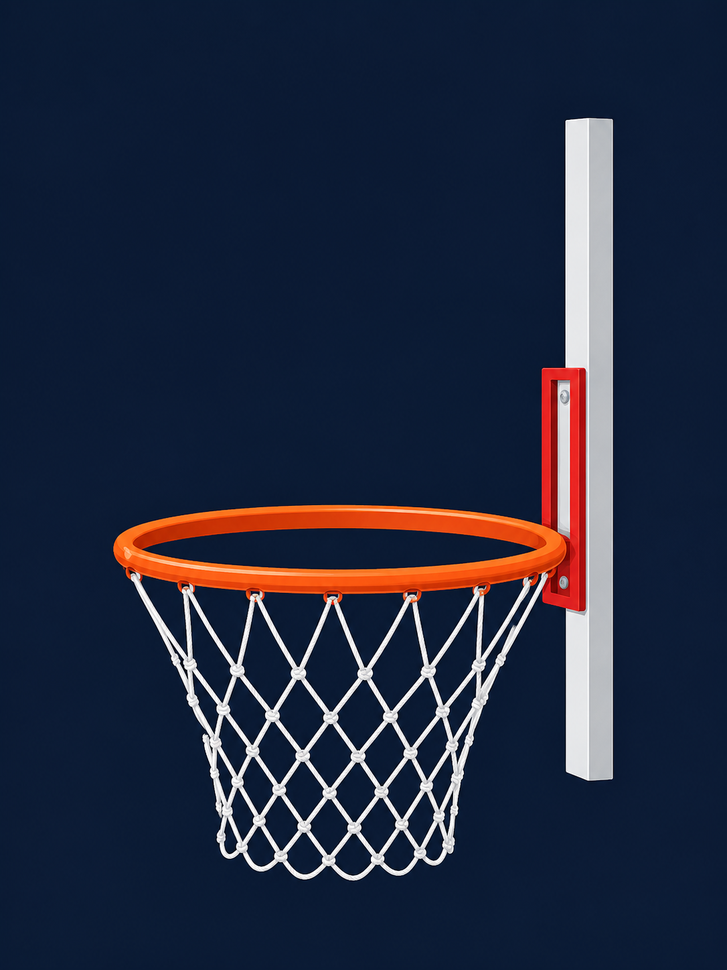
#> input picture hoop.png, 727 x 970 px, shrunk from 1086 x 1448 before the run
$ python make_transparent.py
#> lines starting #> are read from the running program, lines starting #| are printed output that depends on the picture
from PIL import Image

def remove_bg(img_path, out_path, bg_color, tolerance=30):
#> called with img_path = 'hoop.png', out_path = 'hoop_transparent.png', bg_color = (11, 28, 51), tolerance = 50
    img = Image.open(img_path).convert("RGBA")
    data = img.getdata()

    new_data = []
    for item in data:
        r, g, b, a = item
        # Calculate distance
        dist = ((r - bg_color[0])**2 + (g - bg_color[1])**2 + (b - bg_color[2])**2)**0.5
        if dist < tolerance:
            # Set transparent
            new_data.append((255, 255, 255, 0))
        else:
            new_data.append(item)
#> this loop made 705190 passes
#> (item, r, g, b, dist) on passes 1 to 3: ((10, 26, 50, 255), 10, 26, 50, 2.45), ((8, 25, 50, 255), 8, 25, 50, 4.36), ((8, 25, 50, 255), 8, 25, 50, 4.36)
#> after the loop, new_data = 705190 items

    img.putdata(new_data)
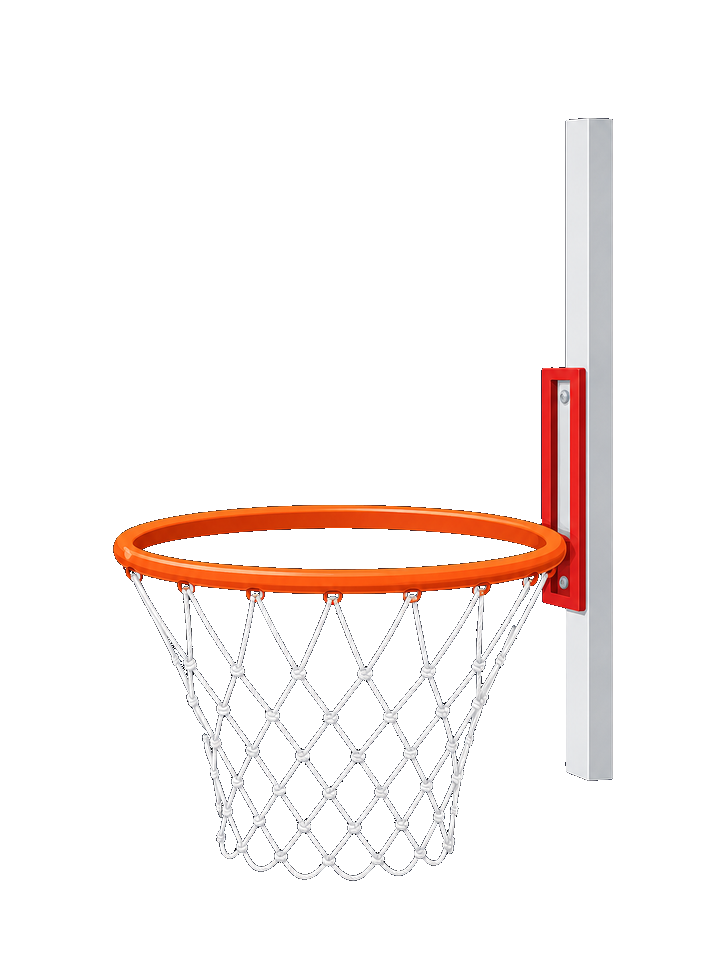
#> img: PIL image 727x970 RGBA; mean R, G, B, A 249.8, 243.6, 241.8, 30.1; transparent parts drawn white
    img.save(out_path, "PNG")

remove_bg("hoop.png", "hoop_transparent.png", (11, 28, 51), tolerance=50)
